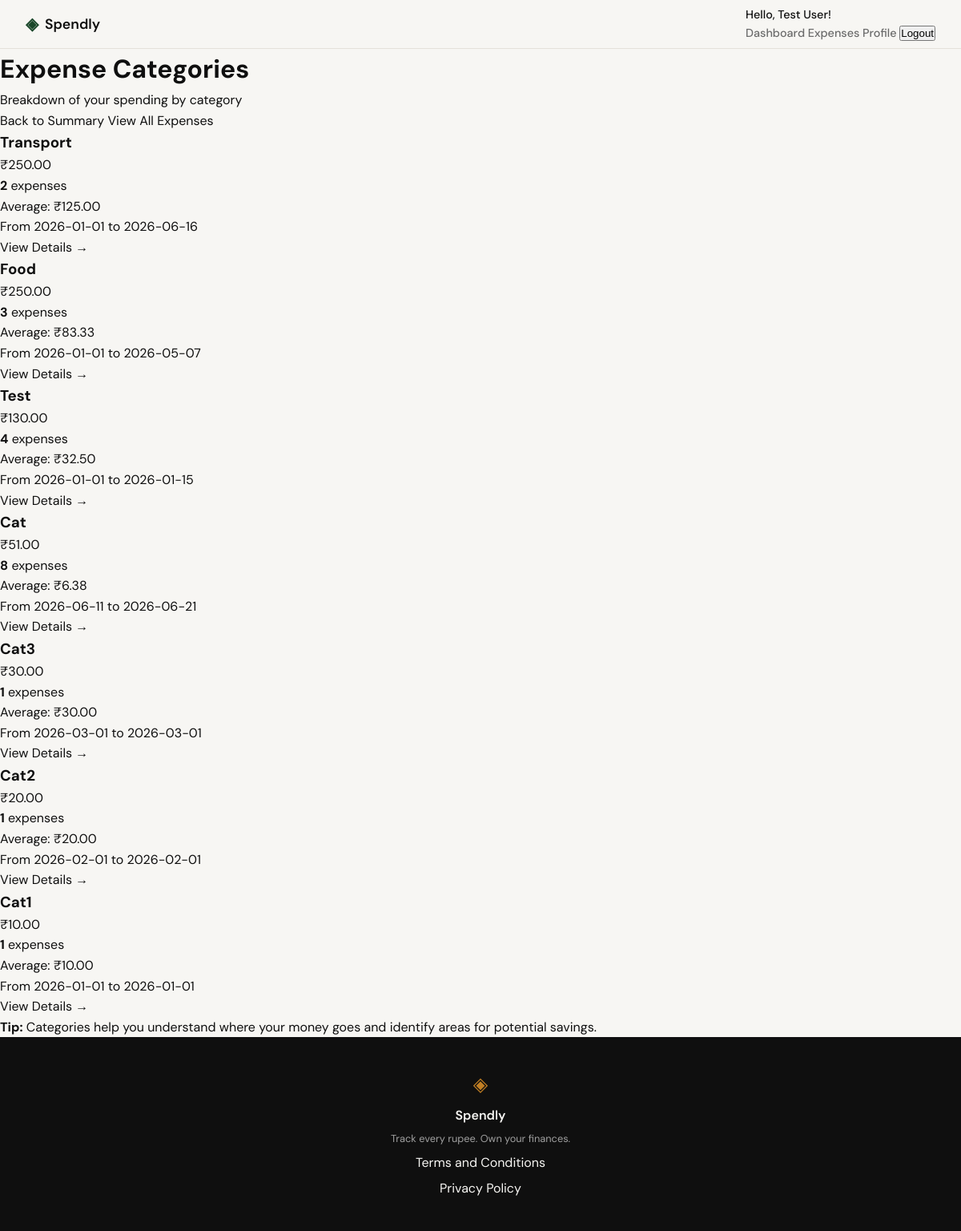
/expenses/categories (signed in), run on the app's committed database.
### tables this page shows
CREATE TABLE expenses (
            id INTEGER PRIMARY KEY AUTOINCREMENT,
            user_id INTEGER NOT NULL,
            amount REAL NOT NULL,
            category TEXT NOT NULL,
            date TEXT NOT NULL,
            description TEXT,
            created_at TEXT DEFAULT CURRENT_TIMESTAMP,
            FOREIGN KEY (user_id) REFERENCES users (id)
        );

### app.py (the view)
@app.route("/expenses/categories")
@login_required
def categories_overview():
    user_id = session.get('user_id')
    conn = get_db()
    try:
        cursor = conn.cursor()
        cursor.execute(
            """SELECT
                   category,
                   COUNT(*) as expense_count,
                   SUM(amount) as total_amount,
                   AVG(amount) as avg_amount,
                   MIN(date) as first_expense,
                   MAX(date) as last_expense
               FROM expenses
               WHERE user_id = ?
               GROUP BY category
               ORDER BY total_amount DESC""",
            (user_id,)
        )
        categories = cursor.fetchall()
        return render_template(
            "categories_overview.html",
            categories=categories
        )
    except Exception as e:
        return render_template("error.html", error="Unable to load categories"), 500
    finally:
        conn.close()

### app.py (called while the page is built)
def login_required(f):
    @wraps(f)
    def decorated_function(*args, **kwargs):
        if 'user_id' not in session:
            return redirect(url_for('login'))
        return f(*args, **kwargs)
    return decorated_function

### database/db.py (called while the page is built)
def get_db():
    conn = sqlite3.connect('spendly.db')
    conn.row_factory = sqlite3.Row
    conn.execute('PRAGMA foreign_keys = ON')
    return conn

### templates/categories_overview.html (shortened to what this page needs)
{% extends "base.html" %}
{% block content %}
<div class="categories-overview-container">
    <div class="categories-overview-header">
        <h1>Expense Categories</h1>
        <p>Breakdown of your spending by category</p>
        <div class="categories-overview-actions">
            <a href="{{ url_for('expenses_summary') }}" class="btn btn-outline">Back to Summary</a>
            <a href="{{ url_for('expenses') }}" class="btn btn-secondary">View All Expenses</a>
        </div>
    </div>
    {% if categories|length > 0 %}
    <div class="categories-grid">
        {% for category in categories %}
        <div class="category-card">
            <div class="category-card-header">
                <h3>
                    <span class="category-tag category-{{ category.category|lower|replace(' ', '-') }}">
                        {{ category.category }}
                    </span>
                </h3>
                <p class="category-total">₹{{ "%.2f"|format(category.total_amount or 0) }}</p>
            </div>
            <div class="category-card-body">
                <p><strong>{{ category.expense_count }}</strong> expenses</p>
                <p>Average: ₹{{ "%.2f"|format(category.avg_amount or 0) }}</p>
                {% if category.first_expense and category.last_expense %}
                <p>From {{ category.first_expense }} to {{ category.last_expense }}</p>
                {% endif %}
            </div>
            <div class="category-card-footer">
                <a href="{{ url_for('category_detail', category=category.category) }}" class="btn btn-link">View Details →</a>
            </div>
        </div>
        {% endfor %}
    </div>
    <div class="insights-note">
        <p><strong>Tip:</strong> Categories help you understand where your money goes and identify areas for potential savings.</p>
    </div>
    {% else %}
    <div class="empty-state">
        <h2>No categories found</h2>
        <p>You need to record some expenses to see category breakdowns.</p>
        <a href="{{ url_for('add_expense') }}" class="btn btn-primary">Add First Expense</a>
    </div>
    {% endif %}
</div>
{% endblock %}

### static/css/style.css (style rules this page uses)
:root { --ink: #0f0f0f; --ink-soft: #2d2d2d; --ink-muted: #6b6b6b; --ink-faint: #a0a0a0; --paper: #f7f6f3; --paper-warm: #f0ede6; --paper-card: #ffffff; --accent: #1a472a; --accent-light: #e8f0eb; --accent-2: #c17f24; --accent-2-light: #fdf3e3; --danger: #c0392b; --danger-light: #fdecea; --border: #e4e1da; --border-soft: #eeebe4; --font-display: 'DM Serif Display', Georgia, serif; --font-body: 'DM Sans', system-ui, sans-serif; --max-width: 1200px; --auth-width: 440px; --radius-sm: 6px; --radius-md: 12px; --radius-lg: 20px; }
*, *::before, *::after { box-sizing: border-box; margin: 0; padding: 0; }
html { font-size: 16px; scroll-behavior: smooth; }
body { background: var(--paper); color: var(--ink); font-family: var(--font-body); font-size: 1rem; line-height: 1.6; -webkit-font-smoothing: antialiased; }
a { color: inherit; text-decoration: none; }

### data on the page
expenses: category "Cat3", amount "30.00", expense_count "1", first_expense "2026-03-01", last_expense "2026-03-01"
expenses: category "Cat2", amount "20.00", expense_count "1", first_expense "2026-02-01", last_expense "2026-02-01"
expenses: category "Cat1", amount "10.00", expense_count "1", first_expense "2026-01-01", last_expense "2026-01-01"

### other printed values
{{ session.user_name }} "Test User"
{{ category.category }} "Transport" "Food" "Test" "Cat"
{{ "%.2f"|format(category.total_amount or 0) }} "250.00" "250.00" "130.00" "51.00"
{{ category.expense_count }} "2" "3" "4" "8"
{{ "%.2f"|format(category.avg_amount or 0) }} "125.00" "83.33" "32.50" "6.38"
{{ category.first_expense }} "2026-01-01" "2026-01-01" "2026-01-01" "2026-06-11"
{{ category.last_expense }} "2026-06-16" "2026-05-07" "2026-01-15" "2026-06-21"
